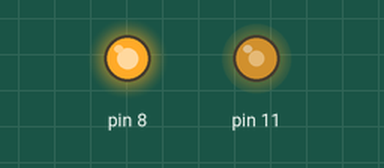
A sketch run on a simulated Arduino Uno, built with avr-gcc and run on an emulated ATmega328P. Shown: output pins drawn as LEDs (lit = HIGH). What the sketch prints to the serial monitor is not drawn.

Above: at 0.05 s.
At 1.45 s:
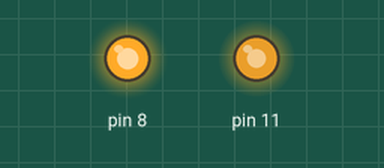
At 4.65 s:
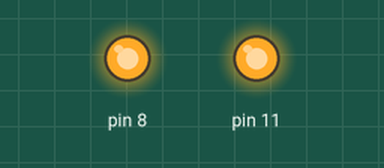
Timing chart, 0 to 5.4 s (numbered marks = the images above):
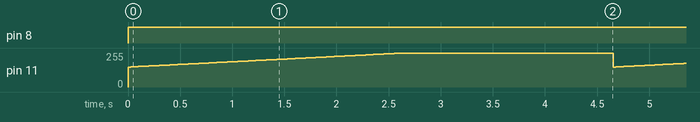

The sketch:

crawler_conrtroller.ino
```cpp
typedef struct {
  int in1;
  int in2;
  int en;
} MOTOR;

void motors_run(void);

void motor_move(MOTOR, int, bool);
int pwm_output (int);
bool move_direction (int);
void motor_stop(MOTOR);


const int INPUT_PIN_FROM_FC [4] = {2, 3, 4, 5};
const int REAR_RIGHT_IN1 = 6;
const int REAR_RIGHT_IN2 = 7;
const int REAR_RIGHT_EN = 8;
const int REAR_LEFT_IN1 = 9;
const int REAR_LEFT_IN2 = 10;
const int REAR_LEFT_EN = 11;

const int rear_right = 0;
const int rear_left = 1;
const int fowards = 0;
const int backwards = 1;


MOTOR motor_position[4] = {
  {REAR_RIGHT_IN1, REAR_RIGHT_IN2, REAR_RIGHT_EN},
  {REAR_LEFT_IN1, REAR_LEFT_IN2, REAR_LEFT_EN},
  {REAR_LEFT_IN1, REAR_LEFT_IN2, REAR_LEFT_EN},
  {REAR_LEFT_IN1, REAR_LEFT_IN2, REAR_LEFT_EN},
};

int input_from_fc [4];
int pwm_output_value [4];
bool motor_direction[4];

void setup() {
  Serial.begin(115200);
}

void loop() {
  //  readings();
  //  motors_run();
  for (int i = 150; i <= 255; i++) {
    motor_move(motor_position[0], i, true);
    motor_move(motor_position[1], i, true);
    delay (25);
  }
  delay (1000);
  motor_stop(motor_position[0]);
  motor_stop(motor_position[1]);
  delay (1000);
  for (int i = 150; i <= 255; i++) {
    motor_move(motor_position[0], i, false);
    motor_move(motor_position[1], i, false);
    delay (25);
  }
  delay(1000);
  motor_stop(motor_position[0]);
  motor_stop(motor_position[1]);
  delay (1000);
  Serial.println("guy");
}
```

motors.ino
```cpp
void motors_run() {
  for (int i = 0; i <= 3; i++) {
    pwm_output_value[i] = pwm_output(input_from_fc[i]);
    motor_direction[i] = move_direction(input_from_fc[i]);
    motor_move(motor_position[i], pwm_output_value[i], motor_direction[i]);
  }
}

int pwm_output(int input) {
  if (input >= 1180) {
    return constrain(abs(map(input, 1200, 1800, -255, 255)), 0, 255);
  } else {
    return 0;
  }
}
bool move_direction(int input) {
  return (input >= 1500);
}

void motor_move(MOTOR motor, int pwm_value, bool direction) {
  digitalWrite(motor.in1, direction);
  digitalWrite(motor.in2, !direction);
  analogWrite(motor.en, pwm_value);
}
void motor_stop(MOTOR motor) {
  digitalWrite(motor.in1, true);
  digitalWrite(motor.in2, true);
  analogWrite(motor.en, 255);
}
```

readings.ino
```cpp
void readings() {
  for (int i = 0; i <= 3; i++) {
    input_from_fc[i] = pulseIn(INPUT_PIN_FROM_FC [i], HIGH);
  }
}
```

Measured:
- by itself, pin 8: LOW → HIGH at 0.00 s
- by itself, pin 11: ramps from 150/255 to 255/255 and jumps back, once every 4.7 s
